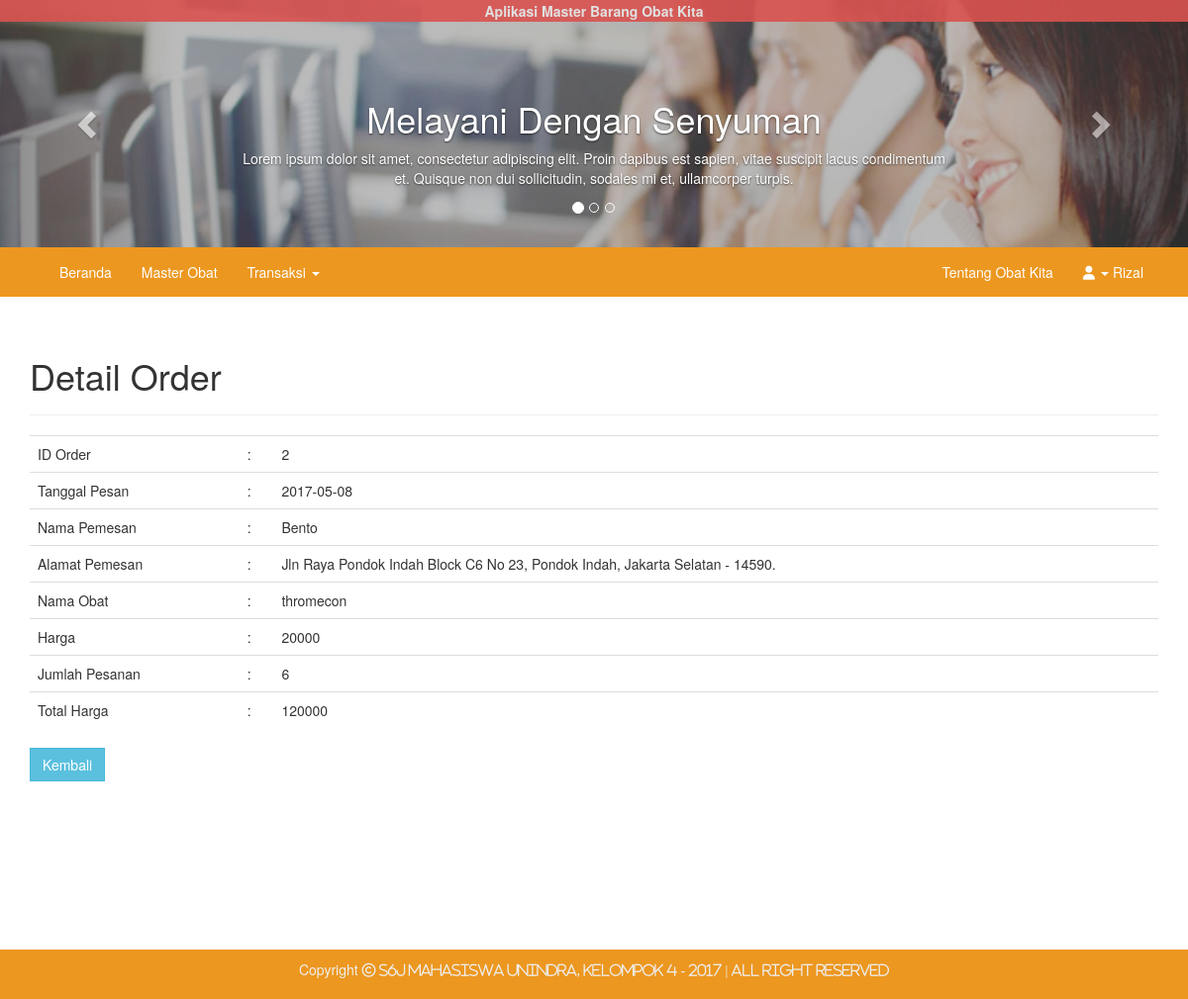
Screenshot of /detailorder.php?id=2 (signed in) with the database file from the repository.
### tables this page shows
CREATE TABLE `orders` (
  `order_id` int(11) NOT NULL,
  `order_StatBayar` int(1) NOT NULL,
  `order_tanggal` date DEFAULT NULL,
  `order_qty` int(11) NOT NULL,
  `cus_id` int(11) DEFAULT NULL,
  `obat_id` int(11) DEFAULT NULL
);

CREATE TABLE `customer` (
  `cus_id` int(11) NOT NULL,
  `cus_nama` varchar(255) NOT NULL,
  `cus_alamat` text NOT NULL
);

CREATE TABLE `obat` (
  `obat_id` int(11) NOT NULL,
  `obat_nama` varchar(255) NOT NULL,
  `obat_qty` int(4) NOT NULL,
  `obat_harga` int(11) NOT NULL
);

### services/getObatOrder.php (called while the page is built, shortened)
<?php
$id = $_GET['id'];
$result = mysqli_query($koneksi, "SELECT *
									FROM orders
										INNER JOIN customer
											ON orders.cus_id = customer.cus_id
										INNER JOIN obat
											ON orders.obat_id = obat.obat_id
										WHERE orders.order_id = $id");
while($data = mysqli_fetch_array($result))
{
	$idOrder     = $data['order_id'];
	$tglOrder    = $data['order_tanggal'];
	$namaPemesan = $data['cus_nama'];
	$cus_alamat  = $data['cus_alamat'];
	$namaObat    = $data['obat_nama'];
	$hrgobat     = $data['obat_harga'];
	$qtyPesanan  = $data['order_qty'];
	$total       = ($hrgobat * $qtyPesanan);
}
?>

### detailorder.php (the view, shortened to what this page needs)
<!DOCTYPE HTML>
<html>
<head>
	<link rel="stylesheet" href="assets/css/bootstrap.min.css">
	<link rel="stylesheet" href="assets/css/font-awesome.css">
	<link rel="stylesheet" href="assets/css/jquery.dataTables.min.css">
	<link rel="stylesheet" href="assets/css/style.css">
</head>
<body>
<div id="wrapper">
<?php
include_once("services/config.php");
include 'include/header.php';
include 'include/nav.php';
include 'services/getObatOrder.php';
?>
	<main>
		<div class="container">
			<div class="page-header">
				<h1>Detail Order</h1>
			</div>
			<div class="table table-responsive">
				<table class="table">
					<tr>
						<td>ID Order</td>
						<td>:</td>
						<td><?php echo $idOrder ?></td>
					</tr>
					<tr>
						<td>Tanggal Pesan</td>
						<td>:</td>
						<td><?php echo $tglOrder; ?></td>
					</tr>
					<tr>
						<td>Nama Pemesan</td>
						<td>:</td>
						<td><?php echo $namaPemesan; ?></td>
					</tr>
					<tr>
						<td>Alamat Pemesan</td>
						<td>:</td>
						<td><?php echo $cus_alamat; ?></td>
					</tr>
					<tr>
						<td>Nama Obat</td>
						<td>:</td>
						<td><?php echo $namaObat; ?></td>
					</tr>
					<tr>
						<td>Harga</td>
						<td>:</td>
						<td><?php echo $hrgobat; ?></td>
					</tr>
					<tr>
						<td>Jumlah Pesanan</td>
						<td>:</td>
						<td><?php echo $qtyPesanan; ?></td>
					</tr>
					<tr>
						<td>Total Harga</td>
						<td>:</td>
						<td><?php echo $total; ?></td>
					</tr>
				</table>
				<a href="javascript:self.history.back();" class="btn btn-info flat">Kembali</a>
			</div>
		</div>
	</main>
	</div>
	<footer>
		<div class="container">
			<p>Copyright <i class="fa fa-copyright"> S6J Mahasiswa Unindra, Kelompok 4 - 2017 | All Right Reserved</i></p>
		</div>
	</footer>
</body>
</html>

### assets/css/style.css (style rules this page uses)
* { margin:0; padding:0; }
.flat { border-radius:0 !important; }
main { min-height:600px; }
footer { background-color:#ec971f; margin-top:40px; }
footer > .container > p { color:#eee; padding:10px; text-align:center; }

### rows the page displays
orders: order_id "2", order_tanggal "2017-05-08", cus.cus_nama "Bento", cus.cus_alamat "Jln Raya Pondok Indah Block C6 No 23, Pondok Indah, Jakarta Selatan - 14590.", obat.obat_nama "thromecon", obat.obat_harga "20000", order_qty "6", total "120000"

### other values shown
$_SESSION['user_nama'] "Rizal"
